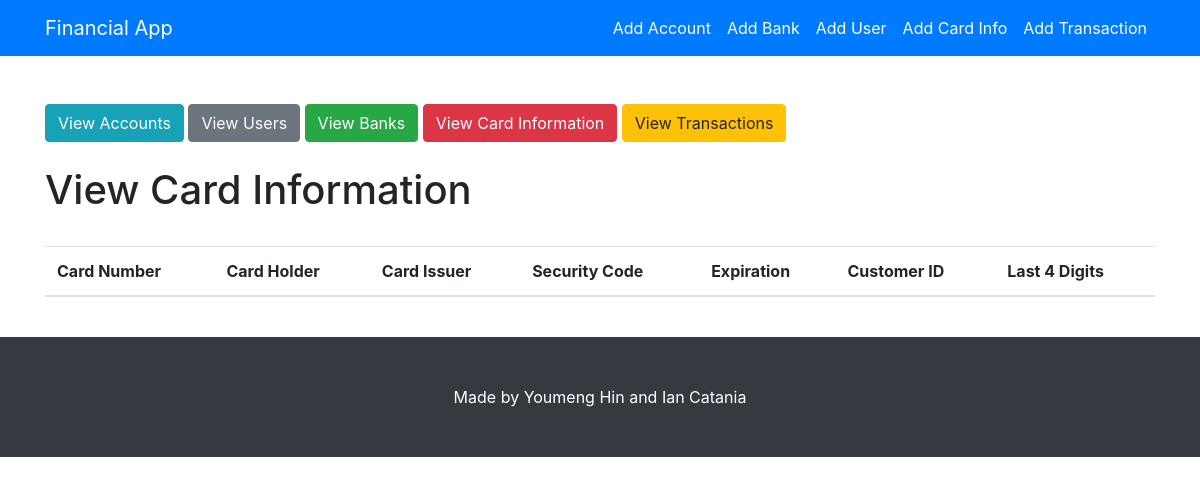
Page /users/view-cardinfo/ on the earlier database version.
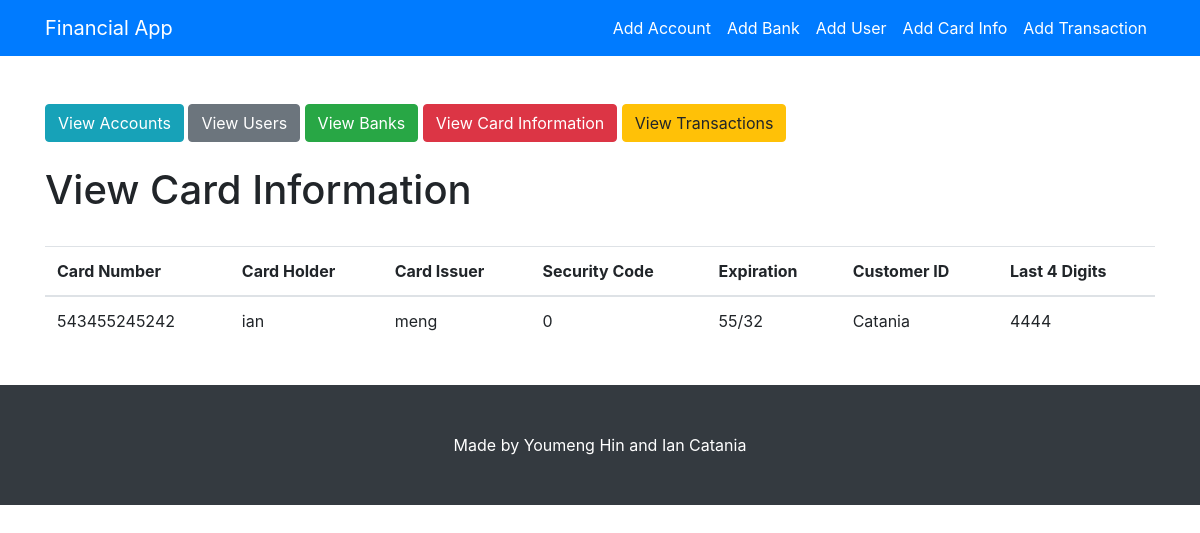
Same page on the later database version.
### users/models.py (models this page shows, shortened)
class CardInfo(models.Model):
    card_number = models.BigIntegerField()
    card_holder = models.CharField(max_length=100, default="holder")
    card_issuer = models.CharField(max_length=100, default="issuer")
    security_code = models.CharField(max_length=3, default="000")
    expiration = models.CharField(max_length=100, default="MM/YY")
    customer_id = models.ForeignKey(Customer, on_delete=models.CASCADE)
    last_four_digits = models.IntegerField(primary_key=True)

class Customer(models.Model):
    customer_id = models.AutoField(primary_key=True)
    last_name = models.CharField(max_length=100, default="lastname")
    first_name = models.CharField(max_length=100, default="first")
    phone_number = models.CharField(max_length=100, default="phone")
    email = models.CharField(max_length=100, default="email")
    def __str__(self):
        return "{}".format(self.last_name)

### users/views.py (the view)
def view_cardinfo(request):
    template_name = 'users/view_cardinfo.html'
    cards = CardInfo.objects.all()
    context = {
        'cards': cards
    }
    return render(request, template_name, context)

### users/templates/users/view_cardinfo.html
{% extends "users/base.html"%}
{%block content%}
<br><br>
<h1> View Card Information </h1>
<br>
<table class="table">
    <thead>
    <tr>
        <th scope="col">Card Number</th>
        <th scope="col">Card Holder</th>
        <th scope="col">Card Issuer</th>
        <th scope="col">Security Code</th>
        <th scope="col">Expiration</th>
        <th scope="col">Customer ID</th>
        <th scope="col">Last 4 Digits</th>
    </tr>
    </thead>
    <tbody>
    {%for card in cards%}
    <tr>
        <td>{{card.card_number}}</td>
        <td>{{card.card_holder}}</td>
        <td>{{card.card_issuer}}</td>
        <td>{{card.security_code}}</td>
        <td>{{card.expiration}}</td>
        <td>{{card.customer_id}}</td>
        <td>{{card.last_four_digits}}</td>
    </tr>
    {%endfor%}
    </tbody>
</table>
<br>
{%endblock content%}

Differences in the rows shown:
added CardInfo: card_number "543455245242", card_holder "ian", card_issuer "meng", security_code "0", expiration "55/32", customer_id "Catania", last_four_digits "4444"
